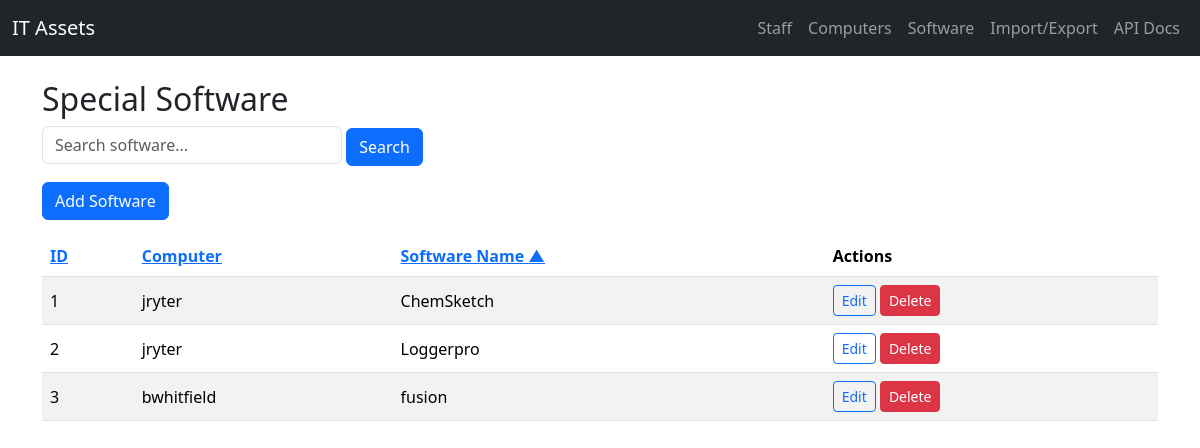
The page /software on the database its author committed.
### app/models.py (models this page shows)
class SpecialSoftware(Base):
    __tablename__ = 'special_software'
    software_id = Column(Integer, primary_key=True, index=True)
    computer_id = Column(Integer, ForeignKey('computers.computer_id', onupdate='CASCADE', ondelete='CASCADE'), nullable=False)
    software_name = Column(String, nullable=False)
    computer = relationship('Computer', back_populates='software')
    __table_args__ = (
        UniqueConstraint('computer_id', 'software_name', name='uq_sw_per_computer'),
    )

class Computer(Base):
    __tablename__ = 'computers'
    computer_id = Column(Integer, primary_key=True, index=True)
    staff_id = Column(Integer, ForeignKey('staff.staff_id', onupdate='CASCADE', ondelete='CASCADE'), nullable=False)
    comp_name = Column(String, nullable=False, unique=True)
    computer_model = Column(String, nullable=False)
    service_tag = Column(String, nullable=False, unique=True)
    warranty_end = Column(Date, nullable=True)
    manager_staff_id = Column(Integer, ForeignKey('staff.staff_id', onupdate='CASCADE', ondelete='SET NULL'), nullable=True)
    is_manager = Column(Integer, nullable=False, default=0)  # 0/1 boolean
    ticket_number = Column(String, nullable=True)
    owner = relationship('Staff', foreign_keys=[staff_id], back_populates='computers')
    software = relationship('SpecialSoftware', back_populates='computer', cascade='all, delete-orphan')

### app/main.py (the view)
@app.get('/software')
async def software_list_page(request: Request, sort: str = 'software_name', dir: str = 'asc', q: str = '', db: Session = Depends(get_db)):
    sort = sort if sort in {'id', 'software_name', 'computer'} else 'software_name'
    dir = 'desc' if dir == 'desc' else 'asc'
    rows = list_software(db, sort, dir, q)
    return templates.TemplateResponse('software_list.html', {'request': request, 'software': rows, 'sort': sort, 'dir': dir, 'q': q})

### app/templates/software_list.html (shortened to what this page needs)
{% extends 'base.html' %}
{% block content %}
<h2>Special Software</h2>
<form method="get" class="mb-3">
  <input type="text" name="q" value="{{ q }}" placeholder="Search software..." class="form-control" style="max-width:300px; display:inline-block;">
  <button class="btn btn-primary">Search</button>
</form>
<a class="btn btn-primary mb-3" href="/software/new">Add Software</a>
<table class="table table-striped">
<thead>
  <tr>
    <th><a href="/software?sort=id&dir={{ 'desc' if sort=='id' and dir=='asc' else 'asc' }}&q={{ q }}">ID{% if sort=='id' %} {{ '▲' if dir=='asc' else '▼' }}{% endif %}</a></th>
    <th><a href="/software?sort=computer&dir={{ 'desc' if sort=='computer' and dir=='asc' else 'asc' }}&q={{ q }}">Computer{% if sort=='computer' %} {{ '▲' if dir=='asc' else '▼' }}{% endif %}</a></th>
    <th><a href="/software?sort=software_name&dir={{ 'desc' if sort=='software_name' and dir=='asc' else 'asc' }}&q={{ q }}">Software Name{% if sort=='software_name' %} {{ '▲' if dir=='asc' else '▼' }}{% endif %}</a></th>
    <th>Actions</th>
  </tr>
</thead>
  <tbody>
    {% for s in software %}
    <tr>
      <td>{{ s.software_id }}</td>
      <td>{{ s.computer.comp_name }}</td>
      <td>{{ s.software_name }}</td>
      <td>
        <a class="btn btn-sm btn-outline-primary" href="/software/{{ s.software_id }}/edit">Edit</a>
        <form method="post" action="/software/{{ s.software_id }}/delete" style="display:inline">
          <button class="btn btn-sm btn-danger" onclick="return confirm('Delete this software?')">Delete</button>
        </form>
      </td>
    </tr>
    {% endfor %}
  </tbody>
</table>
{% endblock %}

### app/templates/base.html (shortened to what this page needs)
<!DOCTYPE html>
<html lang="en">
<head>
  <link href="https://cdn.jsdelivr.net/npm/bootstrap@5.3.2/dist/css/bootstrap.min.css" rel="stylesheet" />
  <link href="/static/style.css" rel="stylesheet" />
</head>
<body>
<nav class="navbar navbar-expand-lg navbar-dark bg-dark mb-4">
  <div class="container-fluid">
    <a class="navbar-brand" href="/">IT Assets</a>
    <div>
      <ul class="navbar-nav me-auto">
        <li class="nav-item"><a class="nav-link" href="/staff">Staff</a></li>
        <li class="nav-item"><a class="nav-link" href="/computers">Computers</a></li>
        <li class="nav-item"><a class="nav-link" href="/software">Software</a></li>
        <li class="nav-item"><a class="nav-link" href="/import">Import/Export</a></li>
        <li class="nav-item"><a class="nav-link" href="/docs">API Docs</a></li>
      </ul>
    </div>
  </div>
</nav>
<div class="container">
  {% block content %}{% endblock %}
</div>
</body>
</html>

### app/static/style.css (style rules this page uses)
body { padding-bottom: 3rem; }
.table td, .table th { vertical-align: middle; }

### rows shown on the page
SpecialSoftware: software_id "1", computer.comp_name "jryter", software_name "ChemSketch"
SpecialSoftware: software_id "2", computer.comp_name "jryter", software_name "Loggerpro"
SpecialSoftware: software_id "3", computer.comp_name "bwhitfield", software_name "fusion"

### other values the page prints
{{ '▲' if dir=='asc' else '▼' }} "▲"
